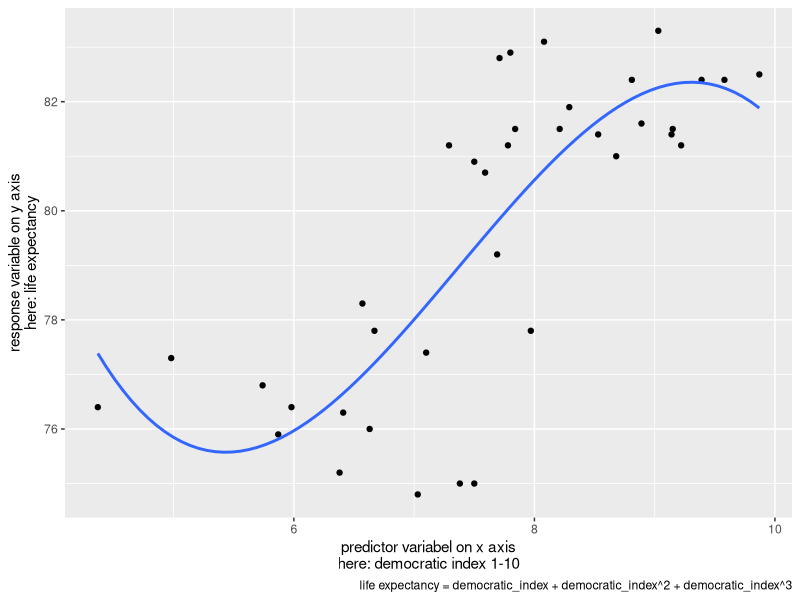
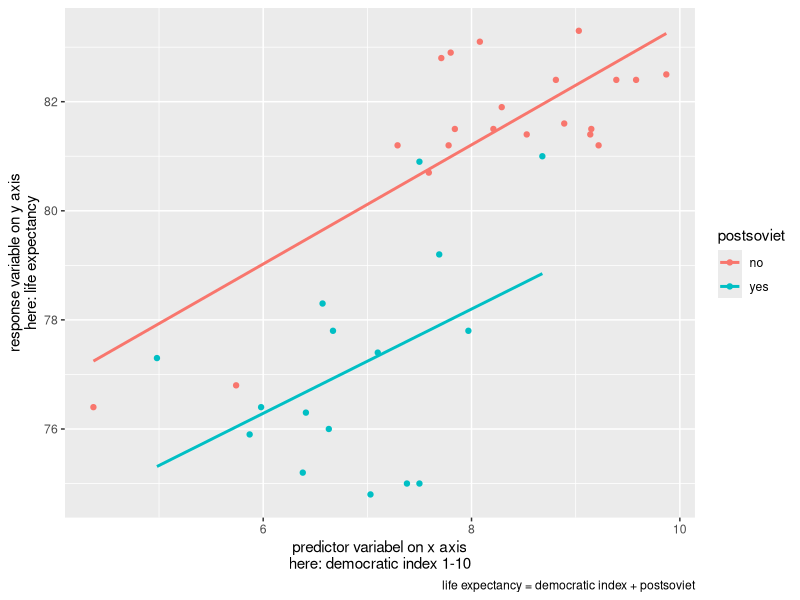

R code for these plots, in order:
## ---- chunk 1
knitr::opts_chunk$set(echo = TRUE, warning = FALSE, message = FALSE)

## ---- chunk 2
library(tidyverse)
library(patchwork)
library(here)


countries <- read.csv(here("data", "countries.csv"))
## ---- chunk 3

countries %>%
  ggplot(aes(x= dem_index, y = life_exp)) +
  geom_point()+
  geom_smooth(method = "lm", se = FALSE, formula = y ~ poly(x,3)) +
  labs(x = "predictor variabel on x axis\nhere: democratic index 1-10",
       y = "response variable on y axis\nhere: life expectancy",
       caption = "life expectancy = democratic_index + democratic_index^2 + democratic_index^3")
## ---- chunk 4

countries %>%
  ggplot(aes(x= dem_index, y = life_exp, color = postsoviet)) +
  geom_point()+
  geom_smooth(method = "lm", se = FALSE, formula = y ~ x) +
  labs(x = "predictor variabel on x axis\nhere: democratic index 1-10",
       y = "response variable on y axis\nhere: life expectancy",
       caption = "life expectancy = democratic index + postsoviet")

## ---- chunk 5

fit1 <- lm(life_exp ~ dem_index + uni_prc, data = countries)
summary (fit1)
## ---- chunk 6

fit2 <- lm(scale(life_exp) ~ scale(dem_index) + scale(uni_prc), data = countries)
summary (fit2)
